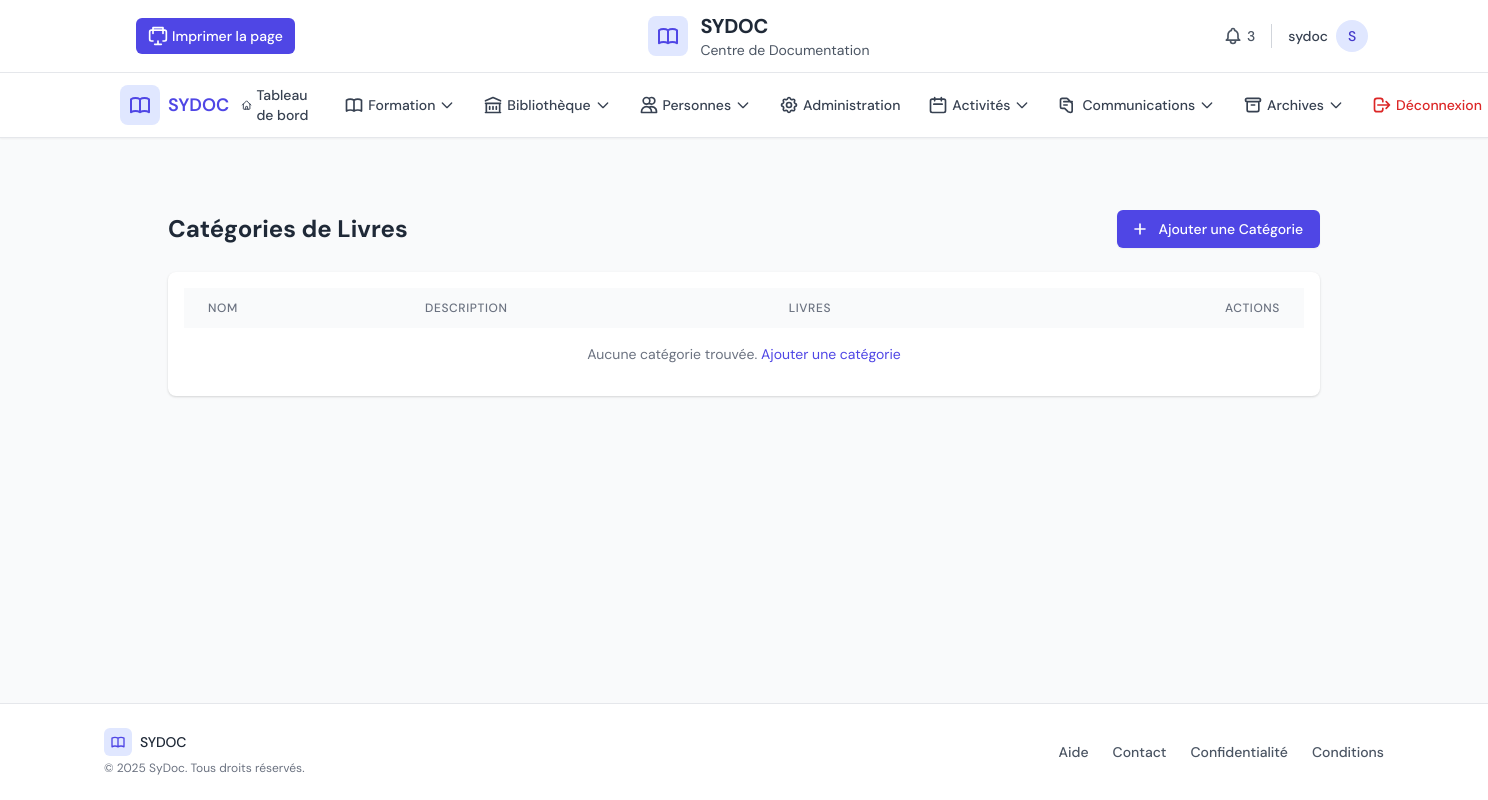
The page /center/categories/ (signed in) on the database as committed earlier.
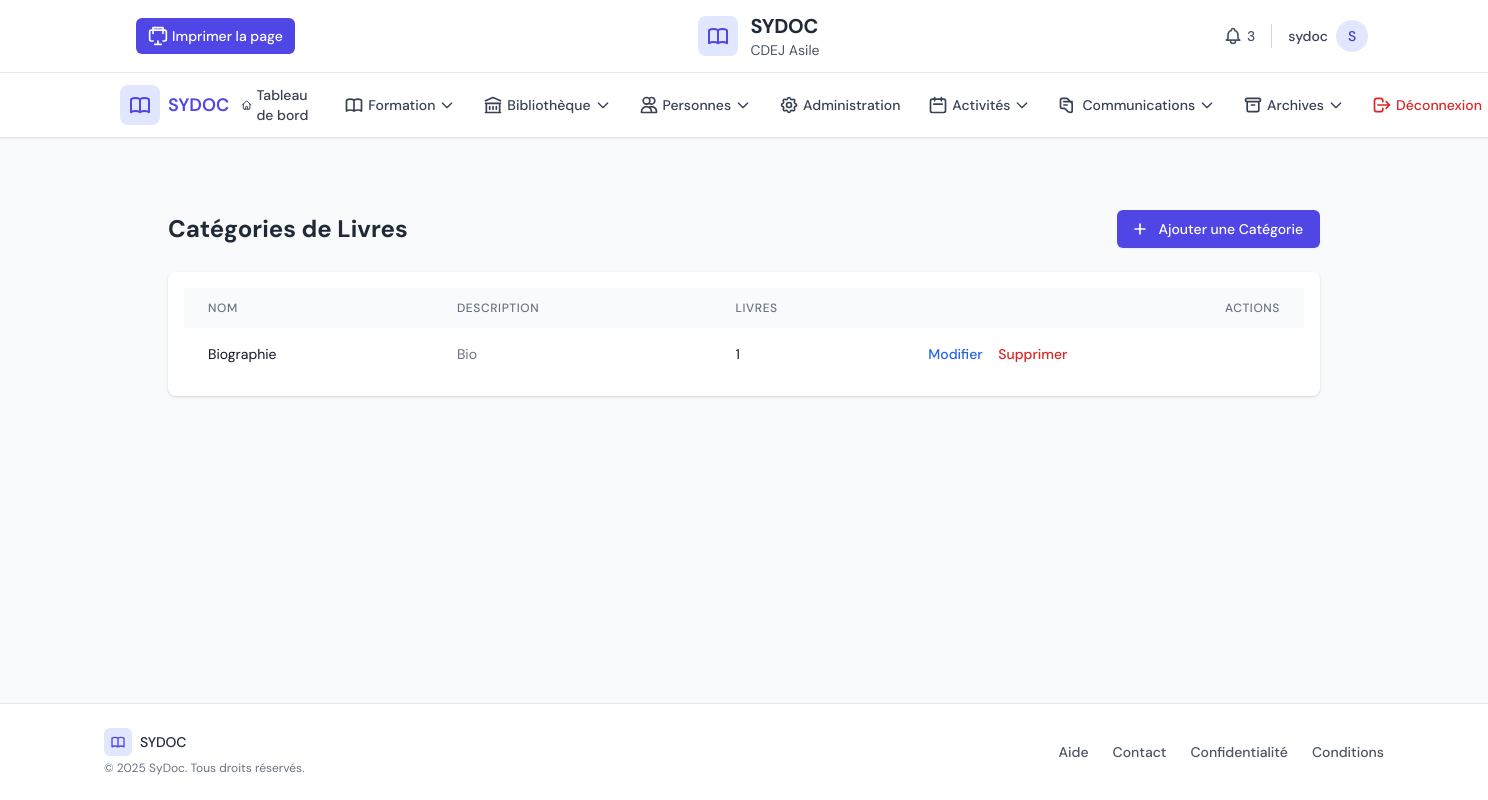
The same page on the database as committed later.
### core/models.py (models this page shows, shortened)
class DocumentationCenter(models.Model):
    name = models.CharField(max_length=255, unique=True, verbose_name=_("Nom du Centre"))
    email = models.EmailField(unique=True, verbose_name=_("E-mail du Centre (Officiel)"))
    phone_regex = RegexValidator(
        regex=r'^\+?1?\d{9,15}$',
        message=_("Le numéro de téléphone doit être entré au format : '+999999999'. Jusqu'à 15 chiffres autorisés.")
    )
    phone1 = models.CharField(validators=[phone_regex], max_length=17, blank=True, null=True, verbose_name=_("Téléphone 1"))
    phone2 = models.CharField(validators=[phone_regex], max_length=17, blank=True, null=True, verbose_name=_("Téléphone 2"))
    full_address = models.TextField(verbose_name=_("Adresse Complète"))
    department = models.ForeignKey(Department, on_delete=models.SET_NULL, null=True, verbose_name=_("Département"))
    arrondissement = models.ForeignKey(Arrondissement, on_delete=models.SET_NULL, null=True, blank=True, verbose_name=_("Arrondissement"))
    commune = models.ForeignKey(Commune, on_delete=models.SET_NULL, null=True, blank=True, verbose_name=_("Commune"))
    responsible_full_name = models.CharField(max_length=255, verbose_name=_("Nom Complet du Responsable"))
    responsible_phone1 = models.CharField(validators=[phone_regex], max_length=17, blank=True, null=True, verbose_name=_("Téléphone Responsable 1"))
    responsible_phone2 = models.CharField(validators=[phone_regex], max_length=17, blank=True, null=True, verbose_name=_("Téléphone Responsable 2"))
    responsible_address = models.TextField(verbose_name=_("Adresse du Responsable"))
    responsible_email = models.EmailField(verbose_name=_("E-mail Personnel du Responsable"))
    creation_date = models.DateTimeField(auto_now_add=True, verbose_name=_("Date de Création du Compte"))
    trial_start_date = models.DateField(default=timezone.now, verbose_name=_("Date de Début d'Essai"))
    trial_end_date = models.DateField(verbose_name=_("Date de Fin d'Essai"))
    is_blocked = models.BooleanField(default=False, verbose_name=_("Compte Bloqué"))
    is_active = models.BooleanField(default=True, verbose_name=_("Compte Actif"))
    monthly_fee = models.DecimalField(max_digits=10, decimal_places=2, default=0.00, verbose_name=_("Montant Mensuel à Payer"))
    quota_physical_books = models.IntegerField(default=-1, verbose_name=_("Quota Livres Physiques (-1 pour illimité)"))
    quota_ebooks = models.IntegerField(default=-1, verbose_name=_("Quota Ebooks (-1 pour illimité)"))
    quota_trainings = models.IntegerField(default=-1, verbose_name=_("Quota Formations (-1 pour illimité)"))
    quota_archives = models.IntegerField(default=-1, verbose_name=_("Quota Archives (-1 pour illimité)"))
    class Meta:
        verbose_name = _("Centre de Documentation")
        verbose_name_plural = _("Centres de Documentation")
        ordering = ['name']

class Category(models.Model):
    name = models.CharField(max_length=100, unique=True, verbose_name='Nom de la Catégorie')
    description = models.TextField(blank=True, verbose_name='Description')
    class Meta:
        verbose_name = 'Catégorie'
        verbose_name_plural = 'Catégories'
        ordering = ['name']

### center_panel/views.py (the view)
# urls.py: path('categories/', views.category_list, name='categories'),
@login_required
def category_list(request):
    current_center = DocumentationCenter.objects.first()
    categories = Category.objects.all().order_by('name')
    context = {
        'categories': categories,
        'current_center': current_center,
    }
    return render(request, 'center_panel/admin/category_list.html', context)

### center_panel/templates/center_panel/admin/category_list.html (shortened to what this page needs)
{% extends 'center_panel/base.html' %}
{% load static %}
{% block content %}
<div class="container mx-auto px-4 py-8">
    <div class="max-w-6xl mx-auto">
        <div class="flex justify-between items-center mb-6">
            <h1 class="text-2xl font-bold text-gray-800">Catégories de Livres</h1>
            <a href="{% url 'center_panel:add_category' %}" class="inline-flex items-center px-4 py-2 border border-transparent text-sm font-medium rounded-md shadow-sm text-white bg-indigo-600 hover:bg-indigo-700 focus:outline-none focus:ring-2 focus:ring-offset-2 focus:ring-indigo-500">
                <svg class="-ml-1 mr-2 h-5 w-5" xmlns="http://www.w3.org/2000/svg" fill="none" viewBox="0 0 24 24" stroke="currentColor">
                    <path stroke-linecap="round" stroke-linejoin="round" stroke-width="2" d="M12 6v6m0 0v6m0-6h6m-6 0H6" />
                </svg>
                Ajouter une Catégorie
            </a>
        </div>
        <div class="bg-white shadow overflow-hidden sm:rounded-lg">
            <div class="p-4">
                <table id="category-table" class="w-full">
                    <thead class="bg-gray-50">
                        <tr>
                            <th class="px-6 py-3 text-left text-xs font-medium text-gray-500 uppercase tracking-wider">Nom</th>
                            <th class="px-6 py-3 text-left text-xs font-medium text-gray-500 uppercase tracking-wider">Description</th>
                            <th class="px-6 py-3 text-left text-xs font-medium text-gray-500 uppercase tracking-wider">Livres</th>
                            <th class="px-6 py-3 text-right text-xs font-medium text-gray-500 uppercase tracking-wider">Actions</th>
                        </tr>
                    </thead>
                    <tbody class="bg-white divide-y divide-gray-200">
                        {% for category in categories %}
                        <tr>
                            <td class="px-6 py-4 whitespace-nowrap text-sm text-gray-900">{{ category.name }}</td>
                            <td class="px-6 py-4 text-sm text-gray-500">{{ category.description|default:"-" }}</td>
                            <td class="px-6 py-4 whitespace-nowrap text-sm text-gray-900">{{ category.book_set.count }}</td>
                            <td class="px-6 py-4 whitespace-nowrap text-sm font-medium">
                                <a href="{% url 'center_panel:edit_category' category.id %}" class="text-blue-600 hover:text-blue-900 mr-3">Modifier</a>
                                <a href="#" class="text-red-600 hover:text-red-900 delete-btn" data-id="{{ category.id }}">Supprimer</a>
                            </td>
                        </tr>
                        {% empty %}
                            <tr>
                                <td colspan="4" class="px-6 py-4 text-center text-sm text-gray-500">
                                    Aucune catégorie trouvée. <a href="{% url 'center_panel:add_category' %}" class="text-indigo-600 hover:text-indigo-900">Ajouter une catégorie</a>
                                </td>
                            </tr>
                        {% endfor %}
                    </tbody>
                </table>
            </div>
        </div>
    </div>
</div>
{% endblock %}

### center_panel/templates/center_panel/base.html (shortened to what the changed rows need)
{% load static %}
<!DOCTYPE html>
<html lang="fr">
<head>
    <link href="https://cdn.jsdelivr.net/npm/tailwindcss@2.2.19/dist/tailwind.min.css" rel="stylesheet">
    <link href="https://cdn.datatables.net/2.3.2/css/dataTables.dataTables.min.css" rel="stylesheet">
</head>
<body class="bg-gray-50">
    <header class="bg-white border-b border-gray-200 shadow-sm">
        <div class="container mx-auto px-4 py-3 flex justify-between items-center">
            <div class="flex items-center animate__animated animate__fadeIn">
                <div>
                    <h1 class="text-xl funnel-sans-bold text-gray-800">SYDOC</h1>
                    <p class="text-sm dm-sans-regular text-gray-600">{{ current_center.name|default:"Centre de Documentation" }}</p>
                </div>
            </div>
        </div>
    </header>
    <main class="container mx-auto py-6 px-4">
        <div>
            {% block content %}{% endblock content %}
        </div>
    </main>
</body>
</html>

Rows that differ between the two databases and show on the page:
added DocumentationCenter: name "CDEJ Asile"
added Category: name "Biographie", description "Bio", book_set.count "1"
Other text that changed with them:
{{ current_center.name|default:"Centre de Documentation" }}: "Centre de Documentation" → (not shown)
text no longer shown: "Aucune catégorie trouvée. Ajouter une catégorie"
